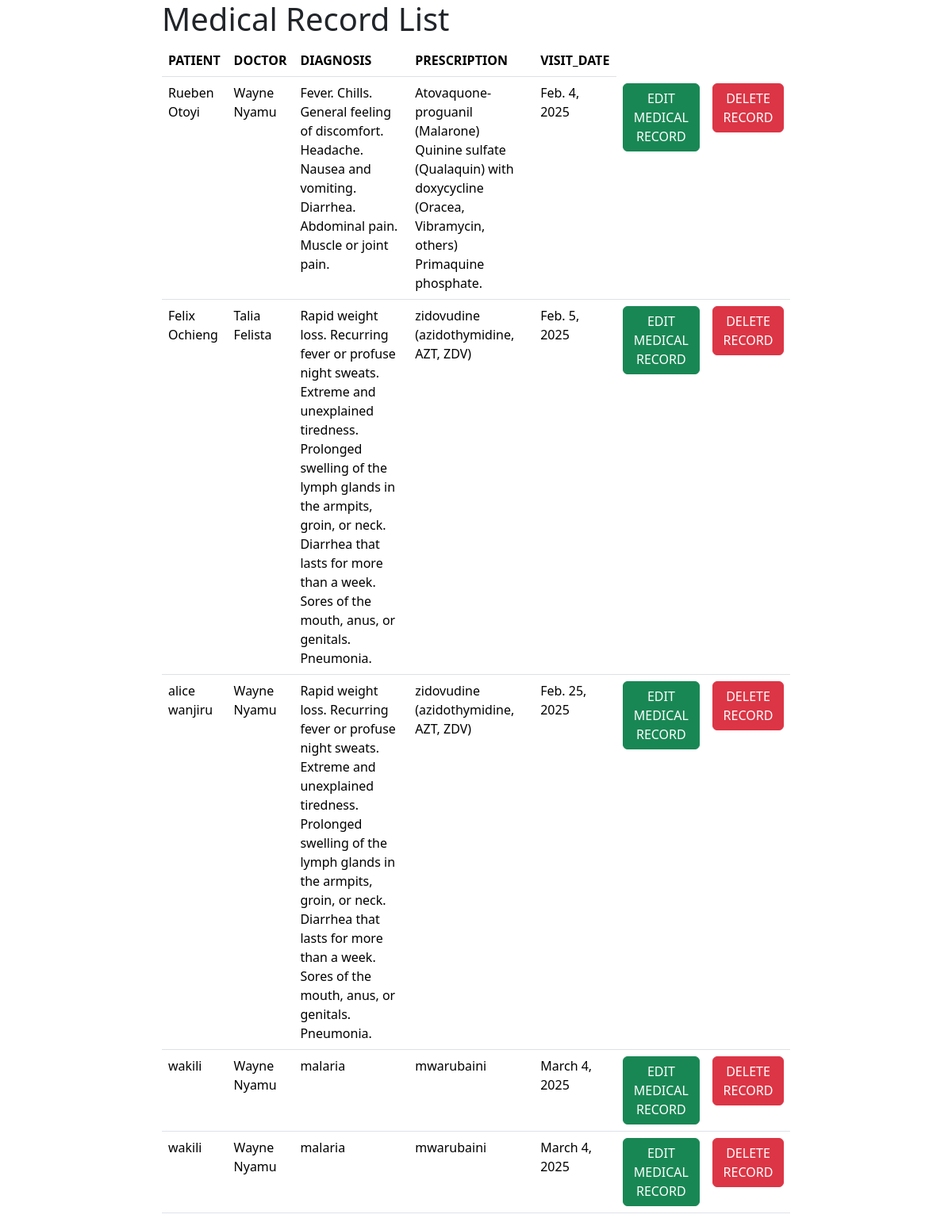
The page /nurse/medicalrecordlist/ on the database as committed earlier.
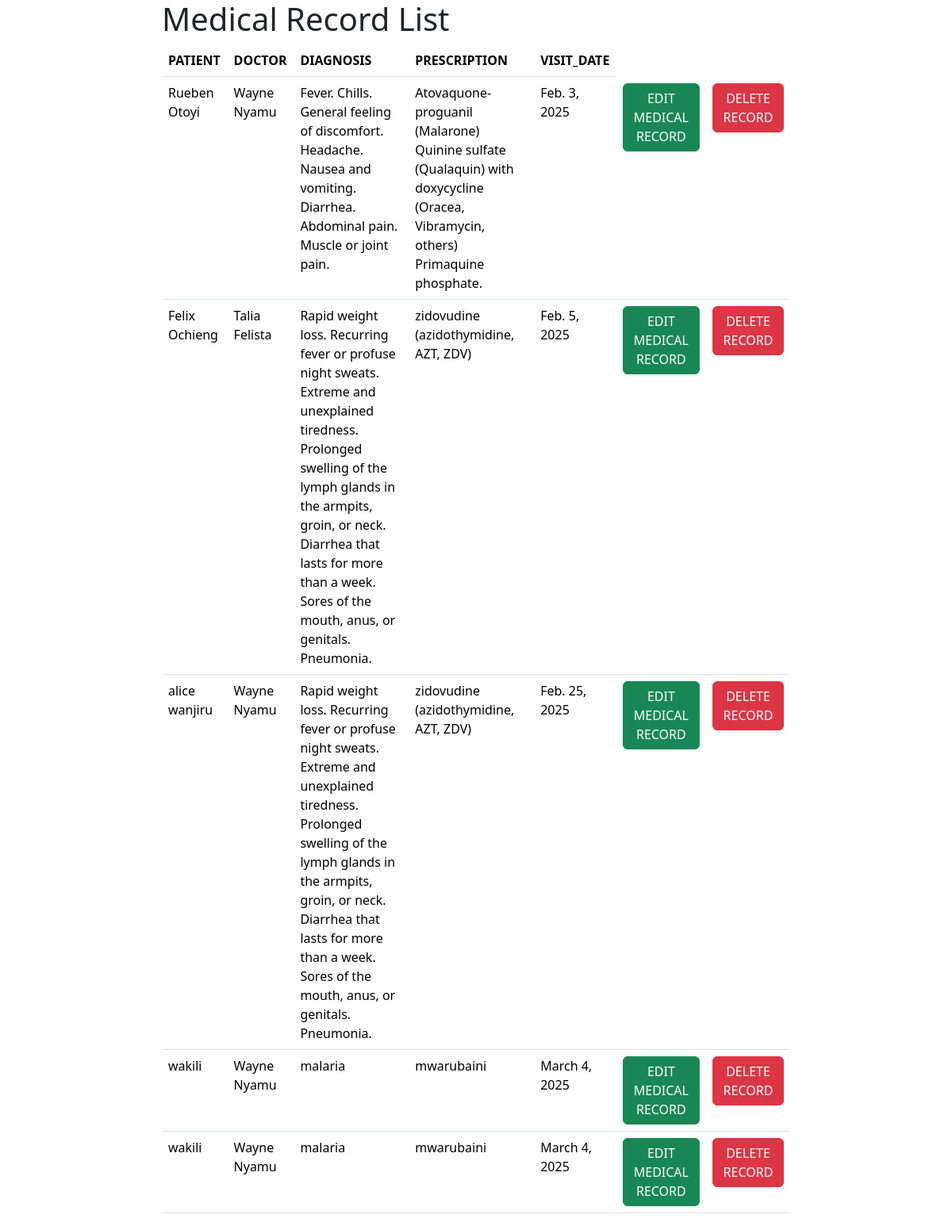
The same page on the database as committed later.
### nurse/models.py (models this page shows, shortened)
class MedicalRecord(models.Model):
    patient = models.CharField(max_length=20)
    doctor = models.CharField(max_length=20)
    diagnosis = models.TextField()
    prescription = models.TextField()
    visit_date = models.DateField()

### nurse/views.py (the view)
# urls.py: path('medicalrecordlist/', views.medicalrecordlist, name='medicalrecordlist'),
def medicalrecordlist(request):
    medicalrecords = MedicalRecord.objects.all()
    return render(request, 'medicalrecordlist.html',{'medicalrecords': medicalrecords})

### nurse/templates/medicalrecordlist.html (shortened to what this page needs)
{% extends "base.html" %}
{% block content %}
<div class="row">
    <div class="col-md-2"></div>
    <div class="col-md-8">
        <h1>Medical Record List</h1>
         <table class="table">
           <thead>
              <tr>
                <th>PATIENT</th>
                <th>DOCTOR</th>
                <th>DIAGNOSIS</th>
                <th>PRESCRIPTION</th>
                <th>VISIT_DATE</th>
             </tr>
           </thead>
           <tbody>
             {% for y in medicalrecords %}
               <tr>
                 <td>{{ y.patient }}</td>
                 <td>{{ y.doctor }}</td>
                 <td>{{ y.diagnosis }}</td>
                 <td>{{ y.prescription }}</td>
                 <td>{{ y.visit_date }}</td>
                 <td><a href="{% url 'editmedicalrecord' y.id %}" type="button" class="btn btn-success">EDIT MEDICAL RECORD</a></td>
                 <td><a href="{% url 'deletemedicalrecord' y.id %}" type="button" class="btn btn-danger" onclick="return confirm('Are you sure you want to delete the nurse')">DELETE RECORD</a></td>
               </tr>
             {% endfor%}
           </tbody>
         </table>
    </div>
    <div class="col-md-2"></div>
</div>
{% endblock %}

### nurse/templates/base.html (shortened to what this page needs)
<!DOCTYPE html>
<html lang="en">
<head>
    <link rel="stylesheet" href="https://cdn.jsdelivr.net/npm/bootstrap@5.3.3/dist/css/bootstrap.min.css">
</head>
<body>
{% block content %}
{% endblock %}
</body>
</html>

Rows that differ between the two databases and show on the page:
changed MedicalRecord "Rueben Otoyi": visit_date "Feb. 4, 2025" → "Feb. 3, 2025"
